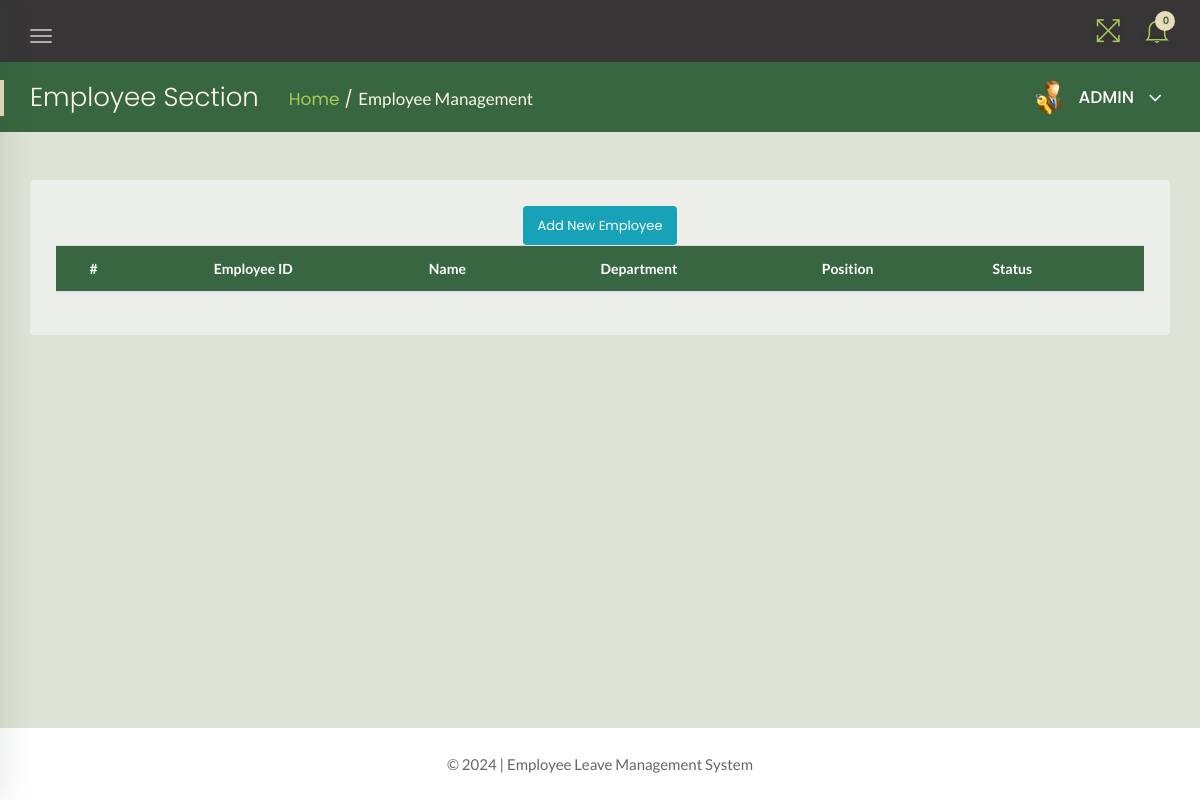
The app's page /admin/employees.php (signed in), older data.
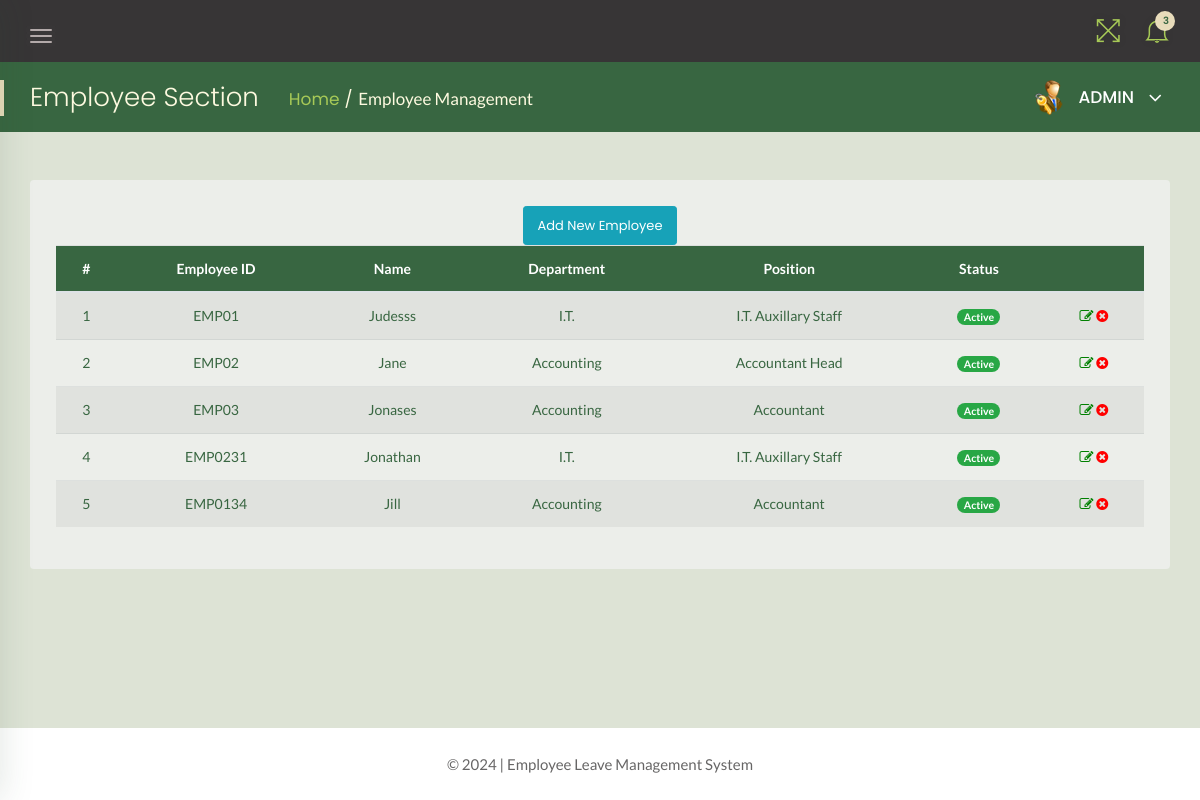
The same page, newer data.
### tables this page shows
CREATE TABLE `employee` (
  `SN` int(10) NOT NULL,
  `empCode` varchar(50) NOT NULL,
  `fName` varchar(255) NOT NULL,
  `department` varchar(50) NOT NULL,
  `position` varchar(50) NOT NULL,
  `email` varchar(50) NOT NULL,
  `password` varchar(50) NOT NULL,
  `status` int(1) NOT NULL
);

### admin/employees.php (the view, shortened to what this page needs)
<?php
    include('../includes/dbconn.php');
    if(strlen($_SESSION['alogin'])==0){
    header('location:index.php');
    } else {
 ?>
<!doctype html>
<html class="no-js" lang="en">
<head>
    <link rel="stylesheet" href="../assets/css/bootstrap.min.css">
    <link rel="stylesheet" href="../assets/css/font-awesome.min.css">
    <link rel="stylesheet" href="../assets/css/themify-icons.css">
    <link rel="stylesheet" href="../assets/css/metisMenu.css">
    <link rel="stylesheet" href="../assets/css/owl.carousel.min.css">
    <link rel="stylesheet" href="../assets/css/slicknav.min.css">
    <link rel="stylesheet" href="https://www.amcharts.com/lib/3/plugins/export/export.css" type="text/css" media="all" />
    <link rel="stylesheet" type="text/css" href="https://cdn.datatables.net/1.10.19/css/jquery.dataTables.css">
    <link rel="stylesheet" type="text/css" href="https://cdn.datatables.net/1.10.18/css/dataTables.bootstrap4.min.css">
    <link rel="stylesheet" type="text/css" href="https://cdn.datatables.net/responsive/2.2.3/css/responsive.bootstrap.min.css">
    <link rel="stylesheet" type="text/css" href="https://cdn.datatables.net/responsive/2.2.3/css/responsive.jqueryui.min.css">
    <link rel="stylesheet" href="../assets/css/typography.css">
    <link rel="stylesheet" href="../assets/css/default-css.css">
    <link rel="stylesheet" href="../assets/css/styles.css">
    <link rel="stylesheet" href="../assets/css/responsive.css">
</head>
<body>
    <div class="page-container">
        <div class="main-content">
            <div class="header-area">
                <div class="row align-items-center">
                    <div class="col-md-6 col-sm-8 clearfix">
                        <div class="nav-btn pull-left">
                            <span></span>
                            <span></span>
                            <span></span>
                        </div>
                    </div>
                    <div class="col-md-6 col-sm-4 clearfix">
                        <ul class="notification-area pull-right">
                            <li id="full-view"><i class="ti-fullscreen"></i></li>
                            <?php include '../includes/admin-notification.php'?>
                        </ul>
                    </div>
                </div>
            </div>
            <div class="page-title-area">
                <div class="row align-items-center">
                    <div class="col-sm-6">
                        <div class="breadcrumbs-area clearfix">
                            <h4 class="page-title pull-left">Employee Section</h4>
                            <ul class="breadcrumbs pull-left">
                                <li><a href="dashboard.php">Home</a></li>
                                <li><span>Employee Management</span></li>
                            </ul>
                        </div>
                    </div>
                    <div class="col-sm-6 clearfix">
                        <div class="user-profile pull-right">
                            <img class="avatar user-thumb" src="../assets/images/admin.png" alt="avatar">
                            <h4 class="user-name dropdown-toggle" data-toggle="dropdown">ADMIN <i class="fa fa-angle-down"></i></h4>
                        </div>
                    </div>
                </div>
            </div>
            <div class="main-content-inner">
                <div class="row">
                    <div class="col-12 mt-5">
                        <div class="card">
                            <div class="card-body">
                                <div class="data-tables datatable-dark">
                                <center><a href="add-employee.php" class="btn btn-sm btn-info">Add New Employee</a></center>
                                    <table id="dataTable3" class="table table-hover table-striped text-center">
                                        <thead class="text-capitalize">
                                            <tr>
                                                <th>#</th>
                                                <th>Employee ID</th>
                                                <th>Name</th>
                                                <th>Department</th>
                                                <th>Position</th>
                                                <th>Status</th>
                                                <th></th>
                                            </tr>
                                        </thead>
                                        <tbody>
                                            <?php
                                            $sql = "SELECT empCode,fName,department,position,status,SN from employee";
                                            $query = $dbh -> prepare($sql);
                                            $query->execute();
                                            $results = $query->fetchAll(PDO::FETCH_OBJ);
                                            $cnt = 1;
                                            if($query->rowCount() > 0)
                                            {
                                            foreach($results as $result)
                                            {               ?>
                                                <tr>
                                                    <td><?php echo htmlentities($cnt);?></td>
                                                    <td><?php echo htmlentities($result->empCode);?></td>
                                                    <td><?php echo htmlentities($result->fName);?></td>
                                                    <td><?php echo htmlentities($result->department);?></td>
                                                    <td><?php echo htmlentities($result->position);?></td>
                                                    <td><?php $stats = $result->status;
                                                        if($stats){
                                                        ?>
                                                            <span class="badge badge-pill badge-success">Active</span>
                                                            <?php } else { ?>
                                                            <span class="badge badge-pill badge-danger">Inactive</span>
                                                            <?php } ?>
                                                    </td>
                                                    <td><a href="update-employee.php?empid=<?php echo htmlentities($result->SN);?>"><i class="fa fa-edit" style="color:green"></i></a>
                                                        <?php if($result->status == 1)
                                                        {?>
                                                        <a href="employees.php?inid=<?php echo htmlentities($result->SN);?>" onclick="return confirm('Are you sure you want to mark this employee as inactive?');"" > <i class="fa fa-times-circle" style="color:red" title="Inactive"></i>
                                                        <?php } else {?>
                                                        <a href="employees.php?id=<?php echo htmlentities($result->SN);?>" onclick="return confirm('Are you sure you want to mark this employee as active?');""><i class="fa fa-check" style="color:green" title="Active"></i>
                                                        <?php } ?>
                                                    </td>
                                                </tr>
                                            <?php $cnt++;} }?>
                                        </tbody>
                                    </table>
                                </div>
                            </div>
                        </div>
                    </div>
                </div>
                </div>
            </div>
            <?php include '../includes/footer.php' ?>
        </div>
</body>
</html>
<?php } ?>

### includes/admin-notification.php (shortened to what this page needs)
<link rel="stylesheet" href="../assets/css/styles.css">
<?php
    include 'dbconn.php';
    $isread = 0;
    $sql = "SELECT SN from leave_requests where isRead = :isread";
    $query = $dbh -> prepare($sql);
    $query->bindParam(':isread',$isread,PDO::PARAM_STR);
    $query->execute();
    $unreadcount = $query->rowCount();
?>
    <li class="dropdown">
        <i class="ti-bell dropdown-toggle" data-toggle="dropdown">
            <span><?php echo htmlentities($unreadcount);?></span>
            </i>
     </li>

### includes/footer.php
<footer>
        <div class="footer-area">
                <p>© <?php echo date("Y");?> | Employee Leave Management System</p>
        </div>
</footer>

### assets/css/default-css.css (style rules this page uses)
* { margin: 0; padding: 0; box-sizing: border-box; }
*, *:before, *:after { -moz-box-sizing: border-box; -webkit-box-sizing: border-box; box-sizing: border-box; }
html { -webkit-font-smoothing: antialiased; }
body { background: #fff; font-weight: normal; -webkit-font-smoothing: antialiased; -webkit-text-size-adjust: 100%; }
img { max-width: 100%; height: auto; }
:root { --primary-color: #E9DDBC; }

### assets/css/responsive.css (style rules this page uses)
@media (min-width: 1200px) and (max-width: 1364px) { .nav-btn { position: fixed; z-index: 99; left: 363px; background: #373536; padding: 14px; top: 0; margin: 0; } }
@media (min-width: 1200px) and (max-width: 1364px) { .nav-btn span { background: #fffbfb; } }
@media (min-width: 1200px) and (max-width: 1364px) { .sbar_collapsed .nav-btn { position: initial; background: none; padding: 0; margin: 10px 30px 0 0; } }
@media (min-width: 1200px) and (max-width: 1364px) { .sbar_collapsed .nav-btn span { background: #b3aaaa; } }
@media (min-width: 1200px) and (max-width: 1364px) { .main-content-inner { padding: 0 15px 50px; } }
@media (min-width: 1200px) and (max-width: 1364px) { .page-container, .sbar_collapsed.page-container { padding-left: 0; } }

Row changes from the older to the newer data that the page shows:
added employee: empCode "EMP01", fName "Judesss", department "I.T.", position "I.T. Auxillary Staff", status "Active"
added employee: empCode "EMP02", fName "Jane", department "Accounting", position "Accountant Head", status "Active"
added employee: empCode "EMP03", fName "Jonases", department "Accounting", position "Accountant", status "Active"
added employee: empCode "EMP0231", fName "Jonathan", department "I.T.", position "I.T. Auxillary Staff", status "Active"
added employee: empCode "EMP0134", fName "Jill", department "Accounting", position "Accountant", status "Active"
Text that changed along with them:
$unreadcount: "0" → "3"
